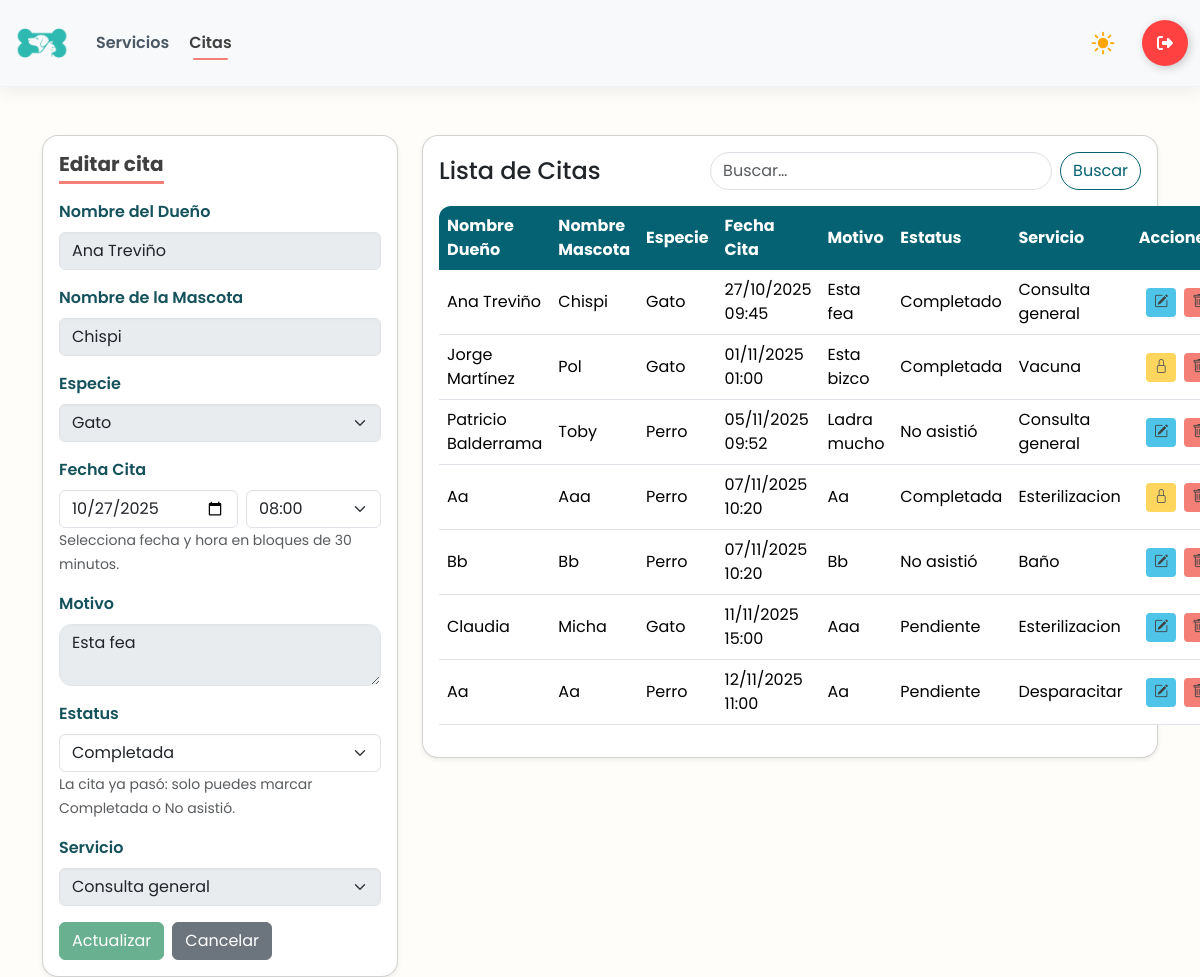
/citas/6/ (signed in), run on the app's committed database.
### app/models.py (models this page shows, shortened)
class CITA_VETERINARIA(models.Model):
    nombre_dueño = models.CharField(max_length=200)
    nombre_mascota = models.CharField(max_length=100)
    especie = models.CharField(max_length=100)
    fecha_cita = models.DateTimeField()
    motivo = models.CharField(max_length=255)
    estatus = models.CharField(max_length=50)
    servicio = models.ForeignKey(SERVICIO, on_delete= models.PROTECT, null=True)

class SERVICIO(models.Model):
    nombre = models.CharField(max_length=100)
    precio = models.DecimalField(max_digits=10, decimal_places=2)
    descripcion = models.TextField(max_length=250, null= True)
    def __str__(self):
        return self.nombre

### app/views.py (the view, shortened to what this page needs)
# urls.py: path('citas/', views.citas_panel, name='citas'),
@login_required
@user_passes_test(is_employee_or_admin)
def citas_panel(request, id=None):
    cita = get_object_or_404(CITA_VETERINARIA, pk=id) if id else None
    servicios = SERVICIO.objects.all()
    ahora_local = timezone.localtime()
    slots = build_half_hour_slots("08:00", "18:00")
    if cita:
        sel_hora = timezone.localtime(cita.fecha_cita).strftime("%H:%M")
        sel_fecha = timezone.localtime(cita.fecha_cita).strftime("%Y-%m-%d")
    else:
        next_slot = ceil_to_half_hour(ahora_local)
        sel_hora = next_slot.strftime("%H:%M")
        sel_fecha = next_slot.strftime("%Y-%m-%d")
    if request.method == "POST" and cita and cita.estatus == "Completada":
        messages.error(request, "Esta cita ya está completada y no puede editarse.")
        return redirect("citas")
    cita_pasada = bool(cita and timezone.localtime(cita.fecha_cita) <= ahora_local)
    qs = CITA_VETERINARIA.objects.all().select_related('servicio').order_by('fecha_cita')
    estatus_f = (request.GET.get('estatus') or '').strip()
    servicio_f = (request.GET.get('servicio') or '').strip()
    desde_f = (request.GET.get('desde') or '').strip()
    hasta_f = (request.GET.get('hasta') or '').strip()
    q = (request.GET.get('q') or '').strip()
    if estatus_f:
        qs = qs.filter(estatus__iexact=estatus_f)
    if servicio_f:
        qs = qs.filter(servicio__pk=servicio_f)
    if q:
        qs = qs.filter(
            Q(nombre_dueño__icontains=q) |
            Q(nombre_mascota__icontains=q) |
            Q(motivo__icontains=q)
        )
    bloqueada_total = bool(cita and cita.estatus == "Completada")
    cita_pasada_bool = bool(cita and timezone.localtime(cita.fecha_cita) <= timezone.localtime())
    solo_estatus = bool(cita and cita_pasada_bool and not bloqueada_total)
    ctx = {
        "citas": qs,
        "cita": cita,
        "editando": bool(cita),
        "servicios": servicios,
        "slots": slots,
        "sel_hora": sel_hora,
        "sel_fecha": sel_fecha,
        "min_fecha": ahora_local.strftime("%Y-%m-%d"),
        "ahora_str": ahora_local.strftime("%Y-%m-%dT%H:%M"),
        "cita_pasada": cita_pasada_bool,
        "q": q,
        "bloqueada_total": bloqueada_total,
        "solo_estatus": solo_estatus,
    }
    return render(request, "citas.html", ctx)

### app/views.py (called while the page is built)
def is_employee_or_admin(user):
    return user.is_superuser or user.groups.filter(name__in=['Administrador', 'Empleado']).exists()

def build_half_hour_slots(start="08:00", end="18:00"):
    t0 = datetime.strptime(start, "%H:%M")
    t1 = datetime.strptime(end, "%H:%M")
    out = []
    t = t0
    while t <= t1:
        out.append(t.strftime("%H:%M"))
        t += timedelta(minutes=30)
    return out

### app/templates/citas.html (shortened to what this page needs)
{% load static %}
<!DOCTYPE html>
<html lang="es">
<head>
    {% include 'referencias.html' %}
    <link rel="stylesheet" href="{% static 'css/panel.css' %}">
</head>
<body>
    {% include 'navbar-panel.html' %}
    <main class="container mt-5">
        <div class="row g-4">
            <div class="col-12 col-lg-4">
                <div class="card shadow-sm rounded-4">
                    <div class="card-body">
                        <h5 class="card-title mb-3">
                            {% if editando %}Editar cita{% else %}Crear cita{% endif %}
                        </h5>
                        <form method="post" autocomplete="off"
                            action="{% if editando %}{% url 'citas_edit' cita.id %}{% else %}{% url 'citas' %}{% endif %}">
                            <div class="mb-3">
                                <label class="form-label">Nombre del Dueño</label>
                                <input type="text" name="nombre_dueño" class="form-control"
                                    pattern="^[A-Za-zÁÉÍÓÚáéíóúÑñ\s]+$" maxlength="200" required
                                    value="{{ cita.nombre_dueño|default_if_none:'' }}" {% if bloqueada_total or solo_estatus %}disabled{% endif %}>
                            </div>
                            <div class="mb-3">
                                <label class="form-label">Nombre de la Mascota</label>
                                <input type="text" name="nombre_mascota" class="form-control"
                                    pattern="^[A-Za-zÁÉÍÓÚáéíóúÑñ\s]+$" maxlength="100" required
                                    value="{{ cita.nombre_mascota|default_if_none:'' }}" {% if bloqueada_total or solo_estatus %}disabled{% endif %}>
                            </div>
                            <div class="mb-3">
                                <label class="form-label">Especie</label>
                                <select name="especie_select" id="especie_select" class="form-select" required {% if bloqueada_total or solo_estatus %}disabled{% endif %}>
                                    <option value="Gato" {% if cita.especie == "Gato" %}selected{% endif %}>Gato</option>
                                </select>
                            </div>
                            <div class="mb-3">
                              <label for="fecha_cita" class="form-label">Fecha Cita</label>
                              <div class="d-flex gap-2">
                                <input type="date"
                                       class="form-control"
                                       id="fecha_cita"
                                       name="fecha_cita"
                                       min="{{ min_fecha }}"
                                       value="{{ sel_fecha }}"
                                       required>
                                <select class="form-select" id="hora_cita" name="hora_cita" required>
                                  {% for h in slots %}
                                    <option value="{{ h }}" {% if sel_hora == h %}selected{% endif %}>{{ h }}</option>
                                  {% endfor %}
                                </select>
                              </div>
                              <small class="text-muted">Selecciona fecha y hora en bloques de 30 minutos.</small>
                            </div>
                            <div class="mb-3">
                                <label class="form-label">Motivo</label>
                                <textarea name="motivo" class="form-control" maxlength="255" required {% if bloqueada_total or solo_estatus %}disabled{% endif %}>{{ cita.motivo|default_if_none:'' }}</textarea>
                            </div>
                            <div class="mb-3">
                                <label class="form-label">Estatus</label>
                                {% if not editando %}
                                <input type="hidden" name="estatus" value="Pendiente">
                                <input type="text" class="form-control" value="Pendiente" disabled>
                                <small class="text-muted">Se asigna automáticamente al crear.</small>
                                {% elif bloqueada_total %}
                                <input type="text" class="form-control" value="Completada" disabled>
                                <small class="text-muted">Esta cita está completada y no puede editarse.</small>
                                {% elif solo_estatus %}
                                <select name="estatus" class="form-select" required>
                                    <option value="Completada" {% if cita.estatus == "Completada" %}selected{% endif %}>
                                        Completada</option>
                                </select>
                                <small class="text-muted">La cita ya pasó: solo puedes marcar Completada o No
                                    asistió.</small>
                                {% endif %}
                            </div>
                            <div class="mb-3">
                                <label for="servicio" class="form-label">Servicio</label>
                                <select name="servicio" id="servicio" class="form-select" {% if bloqueada_total or solo_estatus %}disabled{% endif %}>
                                    {% for servicio in servicios %}
                                    <option value="{{ servicio.id }}" {% if cita and cita.servicio_id == servicio.id %}selected{% endif %}>
                                        {{ servicio.nombre }}
                                    </option>
                                    {% endfor %}
                                </select>
                            </div>
                            <div class="d-flex gap-2">
                                <button type="submit" class="btn btn-success" {% if bloqueada_total or solo_estatus %}disabled{% endif %}>
                                    {% if editando %}Actualizar{% else %}Guardar{% endif %}
                                </button>
                                {% if editando %}
                                <a href="{% url 'citas' %}" class="btn btn-secondary">Cancelar</a>
                                {% else %}
                                <button type="reset" class="btn btn-outline-secondary">Limpiar</button>
                                {% endif %}
                            </div>
                        </form>
                    </div>
                </div>
            </div>
            <div class="col-12 col-lg-8">
                <div class="card shadow-sm rounded-4">
                    <div class="card-body">
                        <div class="d-flex justify-content-between align-items-center mb-3">
                            <h4 class="m-0">Lista de Citas</h4>
                            <form class="d-flex" method="get" action="{% url 'citas' %}">
                                <input class="form-control me-2" type="search" placeholder="Buscar…" name="q"
                                    value="{{ request.GET.q|default_if_none:'' }}">
                                <button class="btn btn-outline-primary" type="submit">Buscar</button>
                            </form>
                        </div>
                        <table class="table table-hover align-middle">
                            <thead>
                                <tr>
                                    <th>Nombre Dueño</th>
                                    <th>Nombre Mascota</th>
                                    <th>Especie</th>
                                    <th>Fecha Cita</th>
                                    <th>Motivo</th>
                                    <th>Estatus</th>
                                    <th>Servicio</th>
                                    <th class="text-end">Acciones</th>
                                </tr>
                            </thead>
                            <tbody>
                                {% for cita in citas %}
                                <tr>
                                    <td>{{ cita.nombre_dueño }}</td>
                                    <td>{{ cita.nombre_mascota }}</td>
                                    <td>{{ cita.especie }}</td>
                                    <td>{{ cita.fecha_cita|date:"d/m/Y H:i" }}</td>
                                    <td>{{ cita.motivo }}</td>
                                    <td>{{ cita.estatus }}</td>
                                    <td>{{ cita.servicio }}</td>
                                    <td class="text-end">
                                        <div class="d-inline-flex gap-2">
                                            {% if cita.estatus != 'Completada' %}
                                            <a class="btn btn-warning btn-sm" href="{% url 'citas_edit' cita.id %}">
                                                <i class="bi bi-pencil-square"></i>
                                            </a>
                                            {% else %}
                                            <button class="btn btn-warning btn-sm" disabled title="Cita completada">
                                                <i class="bi bi-lock"></i>
                                            </button>
                                            {% endif %}
                                            <a class="btn btn-dark btn-sm" href="{% url 'citas_eliminar' cita.id %}"
                                                onclick="return confirm('¿Eliminar esta cita?')">
                                                <i class="bi bi-trash"></i>
                                            </a>
                                        </div>
                                    </td>
                                </tr>
                                {% empty %}
                                <tr>
                                    <td colspan="8" class="text-center text-muted">Sin información disponible</td>
                                </tr>
                                {% endfor %}
                            </tbody>
                        </table>
                    </div>
                </div>
            </div>
        </div>
    </main>
    {% include 'alertas.html' %}
</body>
</html>

### app/static/css/panel.css (style rules this page uses)
:root { color-scheme: light; }
:root { --primary: #056272; --accent: #4EC4E9; --accent-light: #8FE6F7; --coral: #F47F76; --paper: #FFFDFa; --light_coral: #e4a5a1; --ink: #333333; }
body { font-family: "Poppins", sans-serif !important; background-color: var(--paper) !important; }
:root { --navbar-h: 72px; }
body { padding-top: var(--navbar-h); }
html { scroll-behavior: smooth; }
.card-title { color: #404040 !important; font-weight: bold; display: inline-block; padding-bottom: 0.3rem; margin-bottom: 1.5rem; border-bottom: 3px solid #F47F76; }
.card { border: 0; border-radius: 20px !important; background: #fff; transition: transform .6s cubic-bezier(0.15, 0.83, 0.66, 1), box-shadow .3s ease; box-shadow: rgba(0, 0, 0, 0.25) 0px 54px 55px, rgba(0, 0, 0, 0.12) 0px -12px 30px, rgba(0, 0, 0, 0.12) 0px 4px 6px, rgba(0, 0, 0, 0.17) 0px 12px 13px, rgba(0, 0, 0, 0.09) 0px -3px 5px; }
.form-label { font-weight: 600; color: color-mix(in srgb, var(--primary) 65%, #333); }
.form-control, .form-select, textarea.form-control { border-radius: 12px; border: 1.6px solid #dfe5e9; box-shadow: inset 0 1px 2px rgba(0, 0, 0, .03); transition: border-color .2s ease, box-shadow .2s ease; }
.card .d-flex .form-control[type="search"] { border-radius: 999px; }
.btn.btn-outline-primary { border-radius: 999px; --bs-btn-color: var(--primary); --bs-btn-border-color: var(--primary); }
.table { --row-hover: rgba(142, 230, 247, .14); margin-bottom: 0; }
.table thead th { background: var(--primary); color: #fff; border: 0 !important; }
.table thead tr th:first-child { border-top-left-radius: 12px; }
.table thead tr th:last-child { border-top-right-radius: 12px; }
.table td, .table th { vertical-align: middle; }
.btn-sm { border-radius: 10px; padding: .3rem .55rem; }
.btn-warning.btn-sm { color: #404040; background: var(--accent); border: none; }
.btn-dark.btn-sm { color: #404040; background: var(--coral); border: none; }

### data on the page
CITA_VETERINARIA: nombre_dueño "Ana Treviño", nombre_mascota "Chispi", especie_select "Gato", motivo "Esta fea", servicio "Consulta general", especie "Gato", fecha_cita "27/10/2025 09:45", estatus "Completado"
CITA_VETERINARIA: nombre_dueño "Jorge Martínez", nombre_mascota "Pol", especie "Gato", fecha_cita "01/11/2025 01:00", motivo "Esta bizco", estatus "Completada", servicio "Vacuna"
CITA_VETERINARIA: nombre_dueño "Patricio Balderrama", nombre_mascota "Toby", especie "Perro", fecha_cita "05/11/2025 09:52", motivo "Ladra mucho", estatus "No asistió", servicio "Consulta general"
CITA_VETERINARIA: nombre_dueño "Aa", nombre_mascota "Aaa", especie "Perro", fecha_cita "07/11/2025 10:20", motivo "Aa", estatus "Completada", servicio "Esterilizacion"
CITA_VETERINARIA: nombre_dueño "Bb", nombre_mascota "Bb", especie "Perro", fecha_cita "07/11/2025 10:20", motivo "Bb", estatus "No asistió", servicio "Baño"
CITA_VETERINARIA: nombre_dueño "Claudia", nombre_mascota "Micha", especie "Gato", fecha_cita "11/11/2025 15:00", motivo "Aaa", estatus "Pendiente", servicio "Esterilizacion"
CITA_VETERINARIA: nombre_dueño "Aa", nombre_mascota "Aa", especie "Perro", fecha_cita "12/11/2025 11:00", motivo "Aa", estatus "Pendiente", servicio "Desparacitar"

### other printed values
form field hora_cita "08:00"
